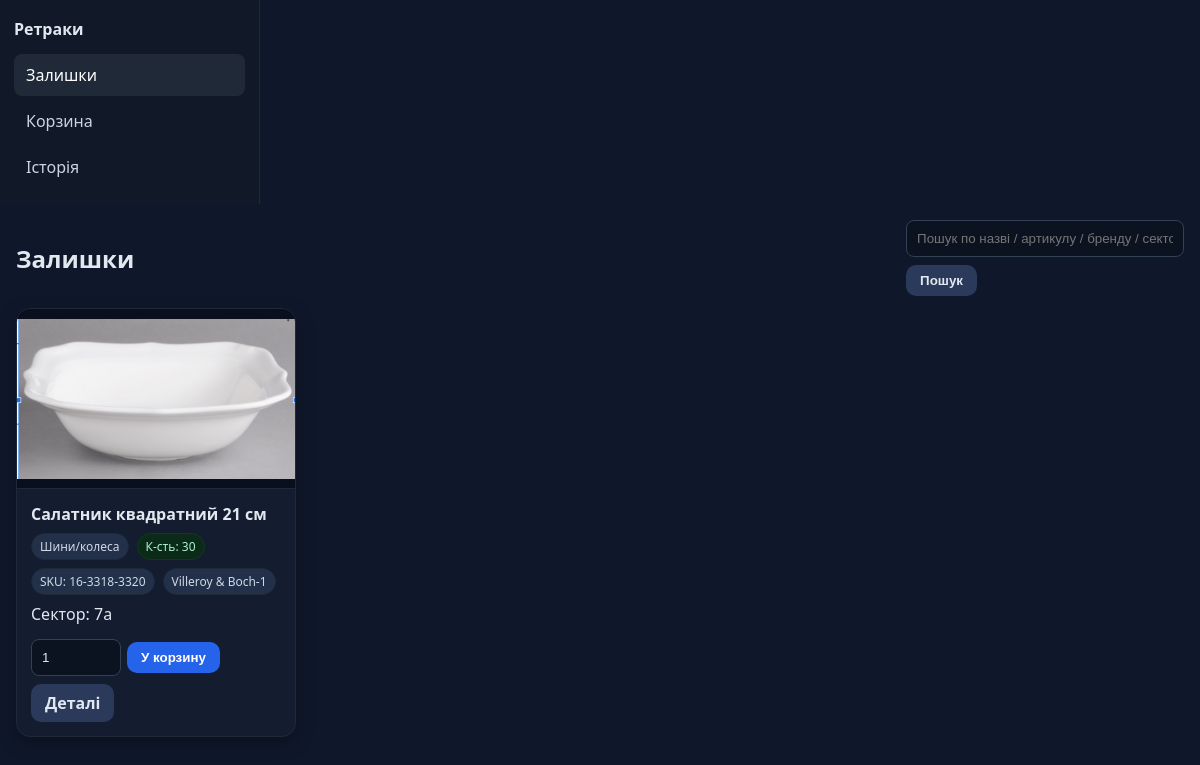
Before: /dashboard.php (signed in) with the older database file.
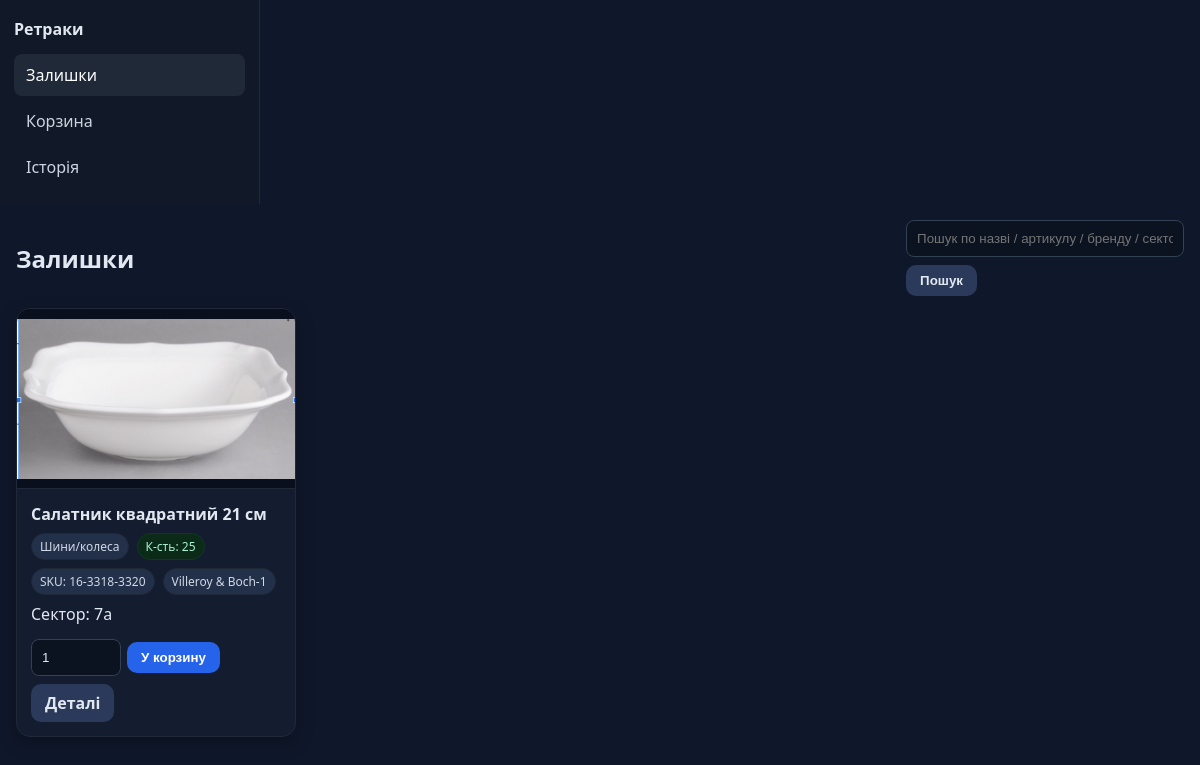
After: the same page with the newer database file.
### tables this page shows
CREATE TABLE items (
        id INTEGER PRIMARY KEY AUTOINCREMENT,
        name TEXT NOT NULL,
        brand TEXT,
        sku TEXT,
        sector TEXT,
        notes TEXT,
        qty INTEGER NOT NULL DEFAULT 0,
        photo TEXT, -- шлях до файлу у /uploads/items
        created_at TEXT DEFAULT CURRENT_TIMESTAMP
    , deleted_at TEXT DEFAULT NULL, category_id INTEGER DEFAULT NULL);

CREATE TABLE categories (
            id INTEGER PRIMARY KEY AUTOINCREMENT,
            name TEXT NOT NULL UNIQUE,
            created_at TEXT DEFAULT CURRENT_TIMESTAMP
        );

### pages/inventory.php (the view, shortened to what this page needs)
<?php
$db   = db();
$q = trim($_GET['q'] ?? '');
$sql = "SELECT i.*, c.name AS category_name
          FROM items i
     LEFT JOIN categories c ON c.id = i.category_id
         WHERE i.deleted_at IS NULL";
$params = [];
$sql .= " ORDER BY i.created_at DESC";
$st = $db->prepare($sql);
$st->execute($params);
$items = $st->fetchAll();
?>
<div class="row" style="justify-content:space-between;align-items:center;margin-bottom:12px">
  <h2>Залишки</h2>
  <form method="get" action="/pages/inventory.php" class="row" style="gap:8px">
    <input type="text" name="q" value="<?= htmlspecialchars($q) ?>" placeholder="Пошук по назві / артикулу / бренду / сектору / категорії…">
    <button class="btn secondary" type="submit">Пошук</button>
  </form>
</div>
<div class="grid">
<?php foreach ($items as $it): ?>
  <div class="card">
    <div class="media">
      <?php if (!empty($it['photo'])): ?>
        <img src="<?= htmlspecialchars($it['photo']) ?>" alt="Фото товару">
      <?php else: ?>
        <img src="https://placehold.co/640x400?text=No+Photo" alt="Фото товару">
      <?php endif; ?>
    </div>
    <div class="body">
      <div class="title"><?= htmlspecialchars($it['name']) ?></div>
      <?php
        $qty = (int)$it['qty'];
        $qtyClass = $qty <= 3 ? 'danger' : ($qty <= 10 ? 'warn' : 'success');
      ?>
      <div class="meta">
        <span class="badge"><?= htmlspecialchars($it['category_name'] ?: 'Без категорії') ?></span>
        <span class="badge <?= $qtyClass ?>">К-сть: <?= $qty ?></span>
        <span class="badge">SKU: <?= htmlspecialchars($it['sku'] ?: '—') ?></span>
        <span class="badge"><?= htmlspecialchars($it['brand'] ?: '—') ?></span>
      </div>
      <div class="small">Сектор: <?= htmlspecialchars($it['sector'] ?: '—') ?></div>
      <div class="actions">
        <form method="post" action="/logic/cart_logic.php" class="row" style="gap:6px;align-items:center">
          <input type="number" name="qty" min="1" max="<?= max(1, (int)$it['qty']) ?>" value="1" style="width:90px">
          <button class="btn primary" type="submit">У корзину</button>
        </form>
        <a href="#" class="btn secondary nav-link"
           data-page="item"
           data-query="id=<?= (int)$it['id'] ?>">Деталі</a>
      </div>
    </div>
  </div>
<?php endforeach; ?>
</div>

### dashboard.php (shortened to what this page needs)
<?php
$BASE = rtrim(dirname($_SERVER['SCRIPT_NAME']), '/');
?>
<!doctype html>
<html lang="uk">
<head>
  <link rel="stylesheet" href="<?= $BASE ?>/assets/css/style.css?v=1">
  <link rel="stylesheet" href="<?= $BASE ?>/assets/css/theme.css?v=8">
</head>
<body>
  <div class="app">
    <aside class="sidebar" id="sidebar">
      <div class="brand" style="margin:6px 6px 14px; font-weight:800;">Ретраки</div>
      <nav>
        <a href="#" data-page="inventory" class="nav-link active">Залишки</a>
        <a href="#" data-page="cart" class="nav-link">Корзина</a>
        <a href="#" data-page="history" class="nav-link">Історія</a>
      </nav>
    </aside>
    <main class="content">
      <div id="content">
        <?php include __DIR__ . '/pages/inventory.php'; ?>
      </div>
    </main>
  </div>
</body>
</html>

### assets/css/style.css (style rules this page uses)
* { box-sizing:border-box }
body { margin:0;font-family:system-ui,Segoe UI,Arial,sans-serif;background:#0f172a;color:#e2e8f0 }
a { color:inherit;text-decoration:none }
.sidebar { width:260px;min-width:220px;background:#111827;border-right:1px solid #1f2937;padding:12px 8px }
.sidebar .nav-link { display:block;padding:10px 12px;border-radius:8px;margin:4px 6px;color:#cbd5e1 }
.sidebar .nav-link.active,.sidebar .nav-link:hover { background:#1f2937;color:#fff }
.content { flex:1;padding:16px }
.grid { display:grid;grid-template-columns:repeat(auto-fill,minmax(260px,1fr));gap:12px }
.card { background:#0b1220;border:1px solid #1f2937;border-radius:12px;overflow:hidden;display:flex;flex-direction:column }
.card img { width:100%;height:160px;object-fit:cover;background:#0a0f1e }
.card .body { padding:12px;display:flex;flex-direction:column;gap:8px }
.badge { background:#1f2937;color:#cbd5e1;padding:2px 8px;border-radius:999px;font-size:12px;display:inline-block }
.row { display:flex;gap:8px;align-items:center;flex-wrap:wrap }
.btn { background:#2563eb;border:none;padding:8px 12px;border-radius:8px;color:#fff;cursor:pointer }
.btn.secondary { background:#334155 }
input,select,textarea { width:100%;padding:10px;border-radius:8px;border:1px solid #334155;background:#0b1220;color:#e2e8f0 }
.grid { display:grid; gap:16px; grid-template-columns:repeat(auto-fill, minmax(280px,1fr)); }
.card { background:#141c30; border:1px solid #1f2937; border-radius:14px; overflow:hidden; box-shadow:0 6px 18px rgba(0,0,0,.25); }
.card .media { height:180px; background:#0a0f1e; display:flex; align-items:center; justify-content:center; border-bottom:1px solid #1f2937; }
.card .media img { max-width:100%; max-height:100%; object-fit:cover; }
.card .body { padding:14px; display:flex; flex-direction:column; gap:8px; }
.card .title { font-weight:700; }
.card .meta { display:flex; gap:8px; flex-wrap:wrap; align-items:center; }
.actions { display:flex; gap:8px; flex-wrap:wrap; margin-top:6px; }
.badge { display:inline-flex; align-items:center; gap:6px; padding:4px 8px; border-radius:999px; font-size:12px; background:#23304a; color:#d0d8e5; border:1px solid #1f2937; }
.badge.success { background:#0b2a17; color:#a7f3d0; border-color:#0f3a20; }
.btn { border:none; cursor:pointer; font-weight:700; padding:8px 14px; border-radius:10px; transition:.15s; }
.btn.primary { background:#2563eb; color:#fff; }
.btn.secondary { background:#2b3a5a; color:#e2e8f0; }

Changed rows visible on the page:
changed items "Салатник квадратний 21 см": qty "30" → "25"
